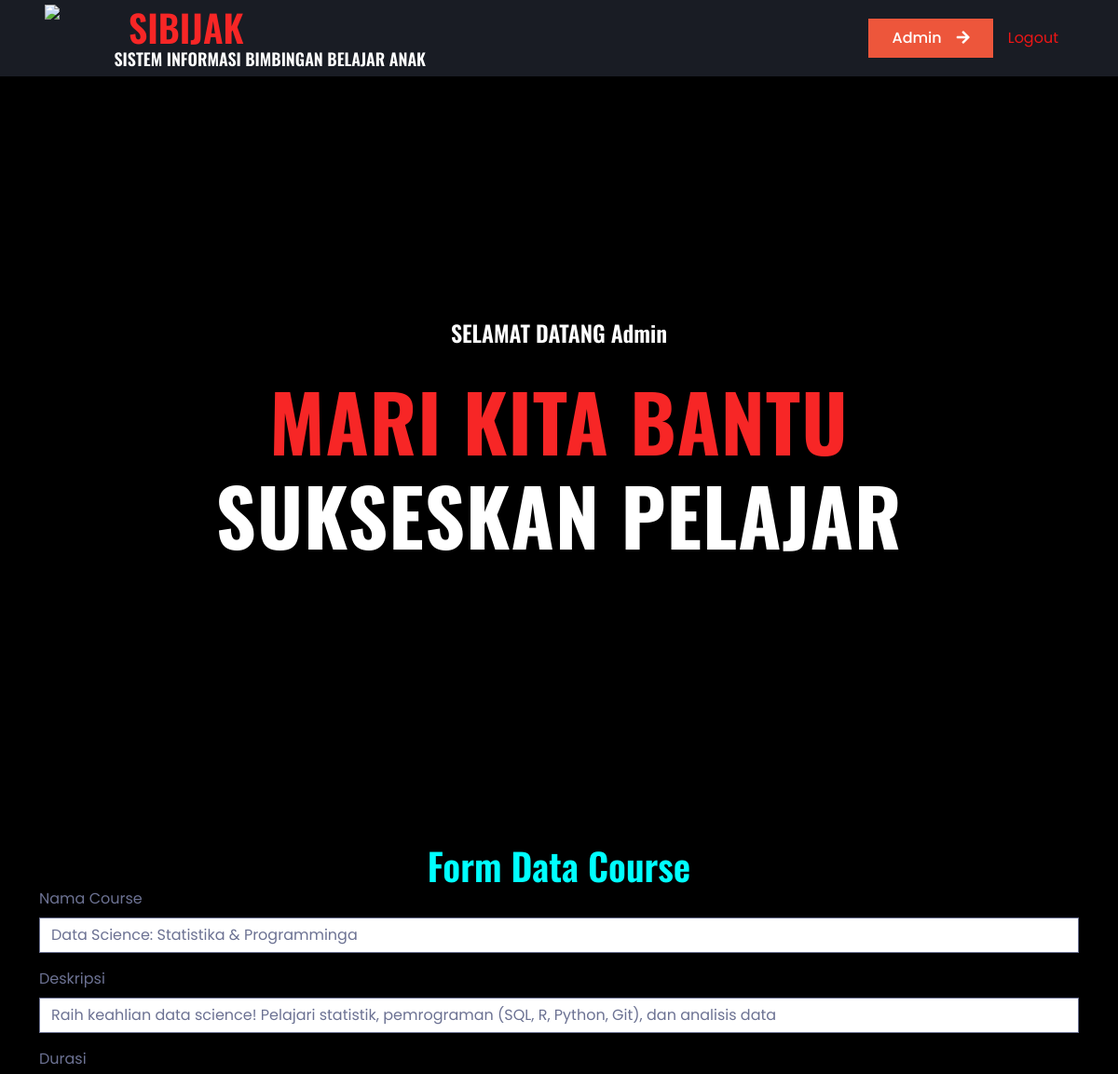
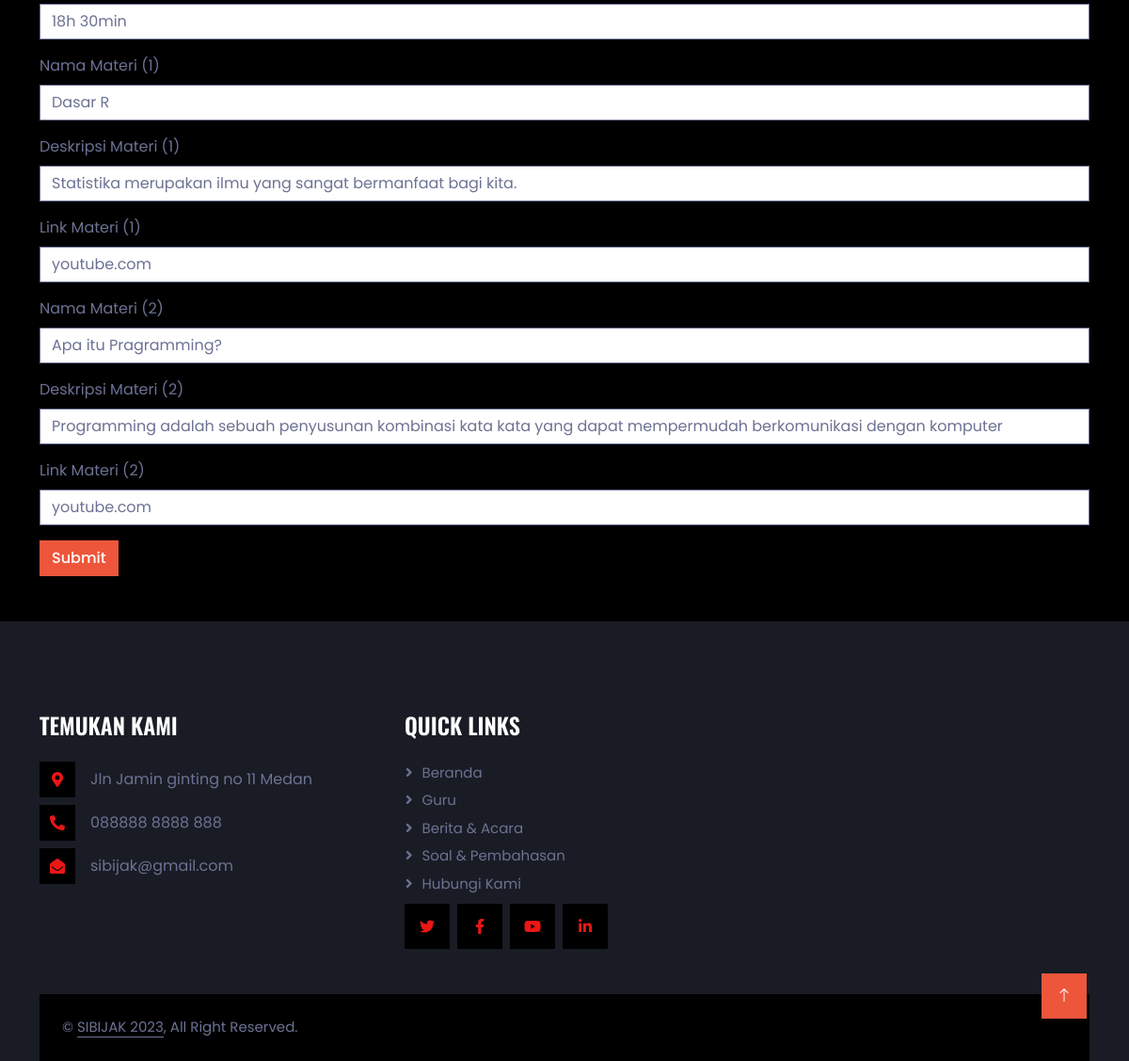
/php/update.php?id=15, run on the app's committed database (2 pictures, top to bottom).
### tables this page shows
CREATE TABLE `guru` (
  `id` int(11) NOT NULL,
  `nama` varchar(100) NOT NULL,
  `hari` varchar(100) NOT NULL,
  `tipegambar` varchar(100) NOT NULL,
  `gambar` longblob NOT NULL,
  `deskripsi` varchar(100) NOT NULL,
  `materi1` varchar(500) NOT NULL,
  `desmat1` varchar(500) NOT NULL,
  `linkdes1` varchar(500) NOT NULL,
  `materi2` varchar(500) NOT NULL,
  `desmat2` varchar(500) NOT NULL,
  `linkdes2` varchar(500) NOT NULL
);

### php/update.php (the view, shortened to what this page needs)
<?php
include "koneksi.php" ;
$id  = $_GET['id'] ;
$query="SELECT * FROM guru WHERE id =".$id;
$hasil=mysqli_query($koneksi,$query);
?>
<!DOCTYPE html>
<html lang="en">
<head>
    <link href="https://cdnjs.cloudflare.com/ajax/libs/font-awesome/5.10.0/css/all.min.css" rel="stylesheet">
    <link href="https://cdn.jsdelivr.net/npm/bootstrap-icons@1.4.1/font/bootstrap-icons.css" rel="stylesheet">
    <link href="../lib/animate/animate.min.css" rel="stylesheet">
    <link href="../lib/owlcarousel/assets/owl.carousel.min.css" rel="stylesheet">
    <link href="../css/bootstrap.min.css" rel="stylesheet">
    <link href="../css/style.css" rel="stylesheet">
        <link href="../css/style2.css" rel="stylesheet">
</head>
<body style="background: black">
   <nav class="navbar navbar-expand-lg bg-secondary navbar-dark sticky-top py-lg-0 px-lg-5 wow fadeIn" data-wow-delay="0.1s">
                <a href="index.php" class="navbar-brand">
                    <img src="../img/logo.png" style="width: 70px; float:left; ">
                    <h1 class="m-0">
                    <label style="width: 70px; color: rgb(247, 38, 38);"> &nbsp; SIBIJAK<h5 class="trespon">&nbsp;SISTEM INFORMASI BIMBINGAN BELAJAR ANAK</h5></label></h1>
                </a>
        <div class="collapse navbar-collapse" id="navbarCollapse">
            <a href="admin.php" class="btn btn-primary rounded-0 py-2 px-lg-4 d-none d-lg-block">Admin<i class="fa fa-arrow-right ms-3"></i></a>
            <a href="logout.php" class="nav-item nav-link">Logout</a>
        </div>
    </nav>
 <div class="main-banner" id="top" >
    <video autoplay muted loop id="bg-video"  >
        <source src="../img/videos.mp4" type="video/mp4"  />
    </video>
    <div class=" header-text" >
        <div class="caption">
            <h4>SELAMAT DATANG Admin <?php echo $_SESSION['nama'];?> </h4>
            <h2><em style="color: rgb(247, 38, 38);">Mari Kita Bantu</em><br>Sukseskan Pelajar </h2>
        </div>
    </div>
</div>
<?php
while($data=mysqli_fetch_array($hasil)){
    ?>
          <div class="container mt-3">
              <h1 style="text-align: center ;color:aqua;">Form Data Course</h1>
      <form method="post">
        <div class="mb-3">
          <label for="exampleInputEmail1" class="form-label" >Nama Course</label>
          <input type="text" class="form-control" id="exampleInputEmail1" aria-describedby="emailHelp" name = "nama" value="<?php echo $data['nama'] ?>" >
        </div>
        <div class="mb-3">
          <label for="exampleInputPassword1" class="form-label">Deskripsi</label>
          <input type="text" class="form-control" id="exampleInputPassword1" name = "deskripsi" value="<?php echo $data['deskripsi'] ?>">
        </div>
        <div class="mb-3">
          <label for="exampleInputPassword1" class="form-label">Durasi</label>
          <input type="text" class="form-control" id="exampleInputPassword1" name = "hari" value="<?php echo $data['hari'] ?>">
        </div>
        <div class="mb-3">
          <label for="exampleInputPassword1" class="form-label">Nama Materi (1)</label>
          <input type="text" class="form-control" id="exampleInputPassword1" name = "materi1" value="<?php echo $data['materi1'] ?>">
        </div>
        <div class="mb-3">
          <label for="exampleInputPassword1" class="form-label">Deskripsi Materi (1)</label>
          <input type="text" class="form-control" id="exampleInputPassword1" name = "desmat1" value="<?php echo $data['desmat1'] ?>">
        </div>
        <div class="mb-3">
          <label for="exampleInputPassword1" class="form-label">Link Materi (1)</label>
          <input type="text" class="form-control" id="exampleInputPassword1" name = "linkdes1" value="<?php echo $data['linkdes1'] ?>">
        </div>
        <div class="mb-3">
          <label for="exampleInputPassword1" class="form-label">Nama Materi (2)</label>
          <input type="text" class="form-control" id="exampleInputPassword1" name = "materi2" value="<?php echo $data['materi2'] ?>">
        </div>
        <div class="mb-3">
          <label for="exampleInputPassword1" class="form-label">Deskripsi Materi (2)</label>
          <input type="text" class="form-control" id="exampleInputPassword1" name = "desmat2" value="<?php echo $data['desmat2'] ?>">
        </div>
        <div class="mb-3">
          <label for="exampleInputPassword1" class="form-label">Link Materi (2)</label>
          <input type="text" class="form-control" id="exampleInputPassword1" name = "linkdes2" value="<?php echo $data['linkdes2'] ?>">
        </div>
        <button type="submit" class="btn btn-primary" name = "submit"
        onclick="return confirm('Ingin mengirim data? pastikan data terisi dengan benar!')" role="button">Submit</button>
      </form>
      <?php } ?>
</div>
 <div class="container-fluid bg-secondary text-light footer mt-5 pt-5 wow fadeIn" data-wow-delay="0.1s">
        <div class="container py-5">
            <div class="row g-5">
                <div class="col-lg-4 col-md-6">
                    <h4 class="text-uppercase mb-4">Temukan Kami</h4>
                    <div class="d-flex align-items-center mb-2">
                        <div class="btn-square bg-dark flex-shrink-0 me-3">
                            <span class="fa fa-map-marker-alt text-primary"></span>
                        </div>
                        <span>Jln Jamin ginting no 11 Medan</span>
                    </div>
                    <div class="d-flex align-items-center mb-2">
                        <div class="btn-square bg-dark flex-shrink-0 me-3">
                            <span class="fa fa-phone-alt text-primary"></span>
                        </div>
                        <span>088888 8888 888</span>
                    </div>
                    <div class="d-flex align-items-center">
                        <div class="btn-square bg-dark flex-shrink-0 me-3">
                            <span class="fa fa-envelope-open text-primary"></span>
                        </div>
                        <span>sibijak@gmail.com</span>
                    </div>
                </div>
                <div class="col-lg-4 col-md-6">
                    <h4 class="text-uppercase mb-4">Quick Links</h4>
                    <a class="btn btn-link" href="../index.php">Beranda</a>
                    <a class="btn btn-link" href="guru.php">Guru</a>
                    <a class="btn btn-link" href="berita.php">Berita & Acara</a>
                    <a class="btn btn-link" href="soal.php">Soal & Pembahasan</a>
                    <a class="btn btn-link" href="kontak.php">Hubungi Kami</a>
                    <div class="d-flex pt-1 m-n1">
                        <a class="btn btn-lg-square btn-dark text-primary m-1" href=""><i class="fab fa-twitter"></i></a>
                        <a class="btn btn-lg-square btn-dark text-primary m-1" href=""><i class="fab fa-facebook-f"></i></a>
                        <a class="btn btn-lg-square btn-dark text-primary m-1" href=""><i class="fab fa-youtube"></i></a>
                        <a class="btn btn-lg-square btn-dark text-primary m-1" href=""><i class="fab fa-linkedin-in"></i></a>
                    </div>
                </div>
            </div>
        </div>
        <div class="container">
            <div class="copyright">
                <div class="row">
                    <div class="col-md-6 text-center text-md-start mb-3 mb-md-0">
                        &copy; <a class="border-bottom" href="#">SIBIJAK 2023</a>, All Right Reserved.
                    </div>
                </div>
            </div>
        </div>
    </div>
    <a href="#" class="btn btn-primary btn-lg-square back-to-top"><i class="bi bi-arrow-up"></i></a>
</body>
</html>

### css/style.css (style rules this page uses)
:root { --primary: #EB1616; --secondary: #191C24; --light: #6C7293; --dark: #000000; }
.back-to-top { position: fixed; display: none; right: 45px; bottom: 45px; z-index: 99; }
.btn { font-weight: 500; transition: .5s; }
.btn-square { width: 38px; height: 38px; }
.btn-lg-square { width: 48px; height: 48px; }
.btn-square, .btn-sm-square, .btn-lg-square { padding: 0; display: flex; align-items: center; justify-content: center; font-weight: normal; }
.navbar.sticky-top { top: -100px; transition: .5s; }
.footer .btn.btn-link { display: block; margin-bottom: 5px; padding: 0; text-align: left; color: var(--light); font-size: 15px; font-weight: normal; text-transform: capitalize; transition: .3s; }
.footer .btn.btn-link::before { position: relative; content: "\f105"; font-family: "Font Awesome 5 Free"; font-weight: 900; margin-right: 10px; }
.footer .copyright { padding: 1.5rem; font-size: 15px; background: var(--dark); }
.footer .copyright a { color: var(--light); }

### css/style2.css (style rules this page uses)
html, body, div, span, applet, object, iframe, h1, h2, h3, h4, h5, h6, p, blockquote, div pre, a, abbr, acronym, address, big, cite, code, del, dfn, em, font, img, ins, kbd, q, s, samp, small, strike, strong, sub, sup, tt, var, b, u, i, center, dl, dt, dd, ol, ul, li, figure, header, nav, section, article, aside, footer, figcaption { margin: 0; padding: 0; border: 0; outline: 0; }
header, nav, section, article, aside, footer, hgroup { display: block; }
* { box-sizing: border-box; }
html, body { font-family: 'Poppins', sans-serif; font-weight: 400; background-color: #fff; font-size: 16px; -ms-text-size-adjust: 100%; -webkit-font-smoothing: antialiased; -moz-osx-font-smoothing: grayscale; }
a { text-decoration: none !important; }
h1, h2, h3, h4, h5, h6 { margin-top: 0px; margin-bottom: 0px; }
html, body { background: #fff; font-family: 'Poppins', sans-serif; }
.main-banner { position: relative; }
#bg-video { min-width: 100%; min-height: 100vh; max-width: 100%; max-height: 100vh; object-fit: cover; z-index: -1; }
.main-banner .caption { text-align: center; position: absolute; width: 80%; left: 50%; top: 50%; transform: translate(-50%,-50%); }
.main-banner .caption h2 { margin-top: 30px; margin-bottom: 25px; font-size: 84px; text-transform: uppercase; font-weight: 800; color: #fff; letter-spacing: 1px; }
.main-banner .caption h2 em { font-style: normal; color: #ed563b; font-weight: 900; }
.btn-primary { border-color: #ed563b; background-color: #ed563b; }
a { color: #ed563b; }

### php/update.php (style rules this page uses)
@media screen and (min-width: 601px) { h5.trespon { font-size: 18px; } }

### data on the page
guru: nama "Data Science: Statistika & Programminga", deskripsi "Raih keahlian data science! Pelajari statistik, pemrograman (SQL, R, Python, Git), dan analisis data", hari "18h 30min", materi1 "Dasar R", desmat1 "Statistika merupakan ilmu yang sangat bermanfaat bagi kita.", linkdes1 "youtube.com", materi2 "Apa itu Pragramming?", desmat2 "Programming adalah sebuah penyusunan kombinasi kata kata yang dapat mempermudah berkomunikasi dengan komputer", linkdes2 "youtube.com"
